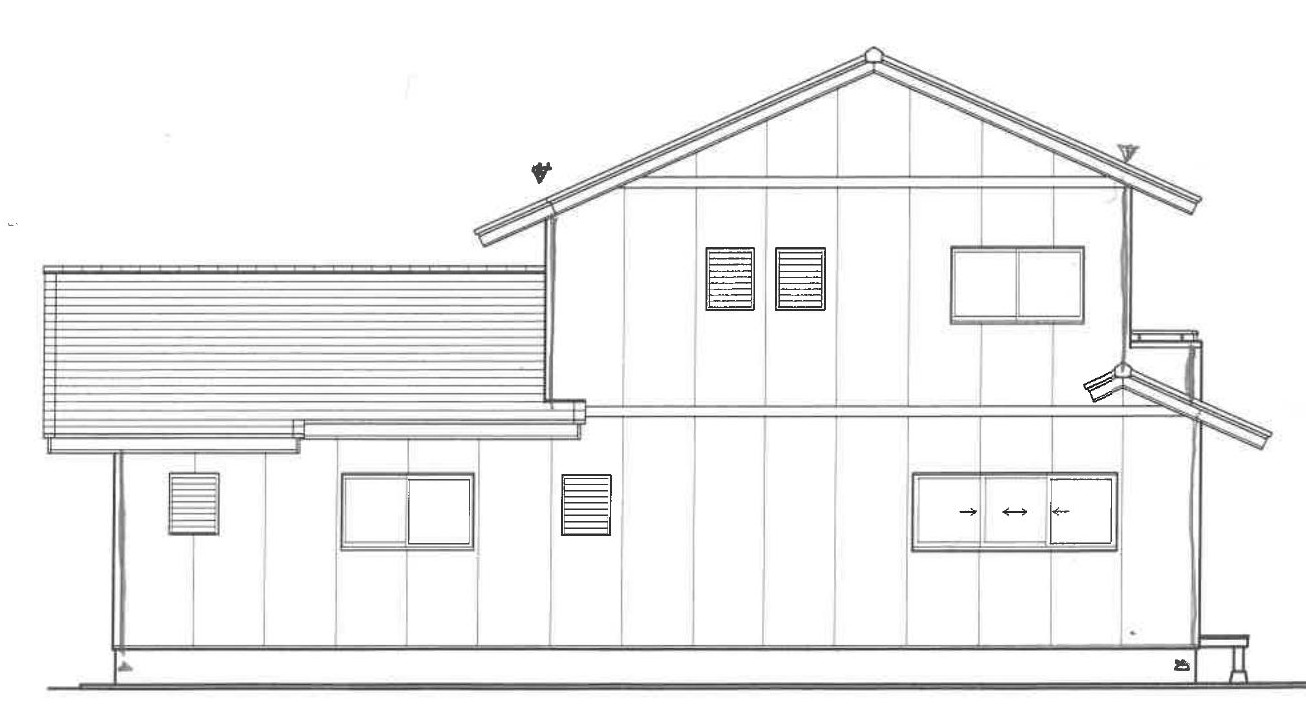
#> input picture samples/image_1.jpg, 1306 x 724 px
$ python -i geometry.py   (imports and definitions only)
#> lines starting #> are read from the running program, lines starting #| are printed output that depends on the picture; after the words box and inside, x2 and y2 are one past the last pixel; in counts of white or black regions, pixels touching at a corner belong together
from __future__ import annotations

from dataclasses import dataclass, field

import cv2
import numpy as np


@dataclass
class Region:
    label: str
    mask: np.ndarray
    score: float
    source: str
    box: tuple[int, int, int, int] | None = None


@dataclass
class Face:
    mask: np.ndarray
    label: str
    score: float
    box: tuple[int, int, int, int]


@dataclass
class PerceiveResult:
    bgr: np.ndarray
    gray: np.ndarray
    ink: np.ndarray
    envelope: np.ndarray
    eave_y: int
    floor_y: int
    foundation_y: int
    regions: list[Region] = field(default_factory=list)
    geometry: dict[str, np.ndarray] = field(default_factory=dict)
    faces: list[Face] = field(default_factory=list)
    hatch: np.ndarray | None = None


def _ensure_ink_black(gray: np.ndarray) -> np.ndarray:
    _, bw = cv2.threshold(gray, 0, 255, cv2.THRESH_BINARY + cv2.THRESH_OTSU)
    if np.mean(bw) < 127:
        bw = 255 - bw
    return bw


# [68 lines left out: functions _envelope_flood, _envelope_mass, not called in this run]
def _box(mask: np.ndarray) -> tuple[int, int, int, int] | None:
    ys, xs = np.where(mask > 0)
    if xs.size == 0:
        return None
    return int(xs.min()), int(ys.min()), int(xs.max()), int(ys.max())


def _region(label: str, mask: np.ndarray, score: float, source: str) -> Region | None:
    if mask.dtype != np.uint8:
        mask = (mask > 0).astype(np.uint8) * 255
    if int(np.count_nonzero(mask)) < 10:
        return None
    return Region(label=label, mask=mask, score=score, source=source, box=_box(mask))


def _clean_envelope(ink: np.ndarray) -> tuple[np.ndarray, int, int, int]:
    """Extract clean building envelope, strictly excluding dimension lines, text, and leader marks."""
    h, w = ink.shape
    h_lines_med = cv2.morphologyEx(ink, cv2.MORPH_OPEN, cv2.getStructuringElement(cv2.MORPH_RECT, (20, 1)))
    v_lines_med = cv2.morphologyEx(ink, cv2.MORPH_OPEN, cv2.getStructuringElement(cv2.MORPH_RECT, (1, 25)))

    # 1. Find outermost vertical wall boundaries (excluding thin dimension arrows)
    v_proj = np.sum(v_lines_med > 0, axis=0)
    v_dense = np.flatnonzero(v_proj > 25)
    if v_dense.size > 0:
        min_x = max(0, int(v_dense.min()) - 6)
        max_x = min(w, int(v_dense.max()) + 6)
    else:
        min_x, max_x = 0, w

    # 2. Find bottom ground line
    h_proj = np.sum(h_lines_med[:, min_x:max_x] > 0, axis=1)
    bottom_y_candidates = np.flatnonzero(h_proj[int(h * 0.70):] > (max_x - min_x) * 0.35)
    if bottom_y_candidates.size > 0:
        ground_y = int(h * 0.70) + int(bottom_y_candidates.max())
    else:
        ground_y = int(h * 0.92)

    # 3. Seal and flood fill building body within structural boundaries
    core_ink = ink[:ground_y + 2, min_x:max_x].copy()
    sealed = cv2.dilate(core_ink, cv2.getStructuringElement(cv2.MORPH_RECT, (9, 9)))

    pad = 2
    sh, sw = sealed.shape
    flood = np.pad(sealed, pad, mode='constant', constant_values=0)
    ff_mask = np.zeros((sh + pad*2 + 2, sw + pad*2 + 2), np.uint8)
    cv2.floodFill(flood, ff_mask, (0, 0), 128)

    env_roi = (flood[pad:-pad, pad:-pad] != 128).astype(np.uint8) * 255
    env_roi = cv2.morphologyEx(env_roi, cv2.MORPH_CLOSE, cv2.getStructuringElement(cv2.MORPH_RECT, (15, 15)))

    envelope = np.zeros((h, w), np.uint8)
    envelope[:ground_y + 2, min_x:max_x] = env_roi

    return envelope, min_x, max_x, ground_y


def _roof_from_hatch(ink: np.ndarray, envelope: np.ndarray, ground_y: int) -> tuple[np.ndarray, np.ndarray]:
    """Detect sloped roof tile surfaces with parallel hatching."""
    h, w = envelope.shape
    h_hatch = cv2.morphologyEx(ink & envelope, cv2.MORPH_OPEN, cv2.getStructuringElement(cv2.MORPH_RECT, (8, 1)))
    roof_dense = cv2.morphologyEx(h_hatch, cv2.MORPH_CLOSE, cv2.getStructuringElement(cv2.MORPH_RECT, (15, 15)))

    n_r, l_r, s_r, _ = cv2.connectedComponentsWithStats((roof_dense > 0).astype(np.uint8))
    roof = np.zeros((h, w), np.uint8)
    for i in range(1, n_r):
        area = int(s_r[i, cv2.CC_STAT_AREA])
        by = int(s_r[i, cv2.CC_STAT_TOP])
        bh = int(s_r[i, cv2.CC_STAT_HEIGHT])
        bw_ = int(s_r[i, cv2.CC_STAT_WIDTH])
        if area < 500 or bw_ < 35 or bh < 15:
            continue
        comp_mask = (l_r == i).astype(np.uint8) * 255
        h_in_comp = cv2.morphologyEx(ink & comp_mask, cv2.MORPH_OPEN, cv2.getStructuringElement(cv2.MORPH_RECT, (12, 1)))
        line_rows = np.where(np.sum(h_in_comp > 0, axis=1) > 15)[0]
        if len(line_rows) >= 5 and by < 0.65 * ground_y:
            diffs = np.diff(line_rows)
            valid_pitch = diffs[(diffs > 2) & (diffs < 24)]
            if len(valid_pitch) >= 4:
                solid = cv2.morphologyEx(comp_mask, cv2.MORPH_CLOSE, cv2.getStructuringElement(cv2.MORPH_RECT, (15, 15)))
                cnts, _ = cv2.findContours(solid, cv2.RETR_EXTERNAL, cv2.CHAIN_APPROX_SIMPLE)
                for c in cnts:
                    if cv2.contourArea(c) > 200:
                        cv2.drawContours(roof, [c], -1, 255, -1)

    roof = cv2.bitwise_and(roof, envelope)
    return roof, h_hatch


def _pipe_faces(
    ink: np.ndarray,
    envelope: np.ndarray,
    building_h: int,
) -> list[tuple[np.ndarray, float, str]]:
    """Vertical downspout / pipes running along outer walls."""
    h, w = ink.shape
    ys_e, xs_e = np.where(envelope > 0)
    min_x = int(xs_e.min()) if xs_e.size else 0
    max_x = int(xs_e.max()) if xs_e.size else w

    v_pipes = cv2.morphologyEx(ink & envelope, cv2.MORPH_OPEN, cv2.getStructuringElement(cv2.MORPH_RECT, (1, 40)))
    v_pipes = cv2.dilate(v_pipes, cv2.getStructuringElement(cv2.MORPH_RECT, (4, 1)))
    n_p, l_p, s_p, _ = cv2.connectedComponentsWithStats((v_pipes > 0).astype(np.uint8))
    pipes: list[tuple[np.ndarray, float, str]] = []
    for i in range(1, n_p):
        bx = int(s_p[i, cv2.CC_STAT_LEFT])
        by = int(s_p[i, cv2.CC_STAT_TOP])
        bh = int(s_p[i, cv2.CC_STAT_HEIGHT])
        bw = int(s_p[i, cv2.CC_STAT_WIDTH])
        # Only true outer downspouts, excluding 1px facade panel grooves
        if bh >= 60 and bw <= 16 and (bx > max_x - 140 or bx < min_x + 90):
            mask = np.zeros((h, w), np.uint8)
            cv2.rectangle(mask, (bx - 2, by), (bx + bw + 2, by + bh), 255, -1)
            mask = cv2.bitwise_and(mask, envelope)
            pipes.append((mask, 0.75, "pipe"))
    return pipes


def _opening_faces(
    ink: np.ndarray,
    envelope: np.ndarray,
    roof: np.ndarray,
) -> list[tuple[np.ndarray, float, str]]:
    """Paper holes inside walls = window/vent interiors, bounded by CAD ink."""
    h, w = ink.shape
    sealed_cad = cv2.dilate(ink & envelope, cv2.getStructuringElement(cv2.MORPH_RECT, (3, 3)))
    paper_holes = ((envelope > 0) & (sealed_cad == 0) & (roof == 0)).astype(np.uint8) * 255

    n_w, l_w, s_w, _ = cv2.connectedComponentsWithStats(paper_holes)
    env_area = max(int(np.count_nonzero(envelope)), 1)

    raw_wins = np.zeros((h, w), np.uint8)
    raw_vents = np.zeros((h, w), np.uint8)

    for i in range(1, n_w):
        area = int(s_w[i, cv2.CC_STAT_AREA])
        bx = int(s_w[i, cv2.CC_STAT_LEFT])
        by = int(s_w[i, cv2.CC_STAT_TOP])
        bw_ = int(s_w[i, cv2.CC_STAT_WIDTH])
        bh_ = int(s_w[i, cv2.CC_STAT_HEIGHT])

        if bw_ < 8 or bh_ < 8:
            continue
        aspect = bw_ / max(bh_, 1)
        rect_ratio = area / max(bw_ * bh_, 1)

        if 0.20 <= aspect <= 5.0 and rect_ratio >= 0.50:
            # Check internal ink strokes (windows have mullions/frames; blank walls do not)
            inner_ink = np.count_nonzero(ink[by:by+bh_, bx:bx+bw_])
            if 30 <= area <= 600 and max(bw_, bh_) <= 45 and 0.5 <= aspect <= 1.8:
                cv2.rectangle(raw_vents, (max(0, bx - 2), max(0, by - 2)), (min(w, bx + bw_ + 2), min(h, by + bh_ + 2)), 255, -1)
            elif 500 < area <= 0.04 * env_area and 15 <= bh_ <= 115 and 15 <= bw_ <= 260 and inner_ink > 25:
                cv2.rectangle(raw_wins, (max(0, bx - 3), max(0, by - 3)), (min(w, bx + bw_ + 3), min(h, by + bh_ + 3)), 255, -1)

    # Merge neighboring window panes into solid window units
    raw_wins = cv2.morphologyEx(raw_wins, cv2.MORPH_CLOSE, cv2.getStructuringElement(cv2.MORPH_RECT, (15, 15)))
    raw_wins = cv2.bitwise_and(raw_wins, envelope)
    raw_vents = cv2.bitwise_and(raw_vents, cv2.bitwise_not(raw_wins))
    raw_vents = cv2.bitwise_and(raw_vents, envelope)

    out: list[tuple[np.ndarray, float, str]] = []
    n_v, l_v, _, _ = cv2.connectedComponentsWithStats(raw_vents)
    for i in range(1, n_v):
        mask = (l_v == i).astype(np.uint8) * 255
        out.append((mask, 0.88, "vent"))

    n_win, l_win, _, _ = cv2.connectedComponentsWithStats(raw_wins)
    for i in range(1, n_win):
        mask = (l_win == i).astype(np.uint8) * 255
        out.append((mask, 0.85, "window"))

    return out


def perceive(bgr: np.ndarray) -> PerceiveResult:
    if bgr.ndim == 2:
        gray = bgr
        bgr = cv2.cvtColor(bgr, cv2.COLOR_GRAY2BGR)
    else:
        gray = cv2.cvtColor(bgr, cv2.COLOR_BGR2GRAY)

    paper = _ensure_ink_black(gray)
    ink = np.where(paper == 0, 255, 0).astype(np.uint8)
    h, w = ink.shape

    # 1. Clean building envelope
    envelope, min_x, max_x, ground_y = _clean_envelope(ink)

    # 2. Roof from tile hatching
    roof, hatch = _roof_from_hatch(ink, envelope, ground_y)

    # 3. Openings & Pipes
    ys, _ = np.where(envelope > 0)
    building_h = int(ys.max() - ys.min()) if ys.size else h
    openings = _opening_faces(ink, envelope, roof)
    pipes = _pipe_faces(ink, envelope, building_h)

    # 4. Foundation
    foundation = np.zeros((h, w), np.uint8)
    f_height = max(12, int(h * 0.032))
    f_top = max(0, ground_y - f_height)
    foundation[f_top:ground_y + 1, min_x:max_x] = 255
    foundation = cv2.bitwise_and(foundation, envelope)

    # Exclude windows and vents from foundation
    win_vent_all = np.zeros((h, w), np.uint8)
    for m, _, _ in openings:
        win_vent_all = cv2.bitwise_or(win_vent_all, m)
    foundation = cv2.bitwise_and(foundation, cv2.bitwise_not(win_vent_all))

    # 5. Wall Division (Floor L1 vs L2)
    pipe_all = np.zeros((h, w), np.uint8)
    for m, _, _ in pipes:
        pipe_all = cv2.bitwise_or(pipe_all, m)

    wall_space = envelope & ~roof & ~foundation & ~win_vent_all & ~pipe_all
    ys_w, _ = np.where(wall_space > 0)
    top_wall_y = int(ys_w.min()) if ys_w.size > 0 else h // 4
    bot_wall_y = int(ys_w.max()) if ys_w.size > 0 else int(ground_y)
    wall_h = max(bot_wall_y - top_wall_y, 1)

    h_lines_med = cv2.morphologyEx(ink, cv2.MORPH_OPEN, cv2.getStructuringElement(cv2.MORPH_RECT, (20, 1)))
    search_y0 = top_wall_y + int(wall_h * 0.35)
    search_y1 = top_wall_y + int(wall_h * 0.65)
    h_floor = np.sum(h_lines_med[search_y0:search_y1, min_x:max_x] > 0, axis=1)
    if h_floor.size > 0 and h_floor.max() > 0:
        floor_y = search_y0 + int(np.argmax(h_floor))
    else:
        floor_y = top_wall_y + int(wall_h * 0.50)

    yy = np.arange(h)[:, None]
    wall_l2 = np.where(wall_space & (yy < floor_y), 255, 0).astype(np.uint8)
    wall_l1 = np.where(wall_space & (yy >= floor_y), 255, 0).astype(np.uint8)

    eave_y = int(top_wall_y)
    foundation_y = int(f_top)

    geometry = {
        "roof": roof,
        "wall_l1": wall_l1,
        "wall_l2": wall_l2,
        "foundation": foundation,
    }

    regions: list[Region] = []
    faces: list[Face] = []
    for mask, score, kind in openings + pipes:
        r = _region(kind, mask, score, "geometry")
        if r and r.box:
            regions.append(r)
            faces.append(Face(mask=mask, label=kind, score=score, box=r.box))

    return PerceiveResult(
        bgr=bgr,
        gray=gray,
        ink=ink,
        envelope=envelope,
        eave_y=int(eave_y),
        floor_y=int(floor_y),
        foundation_y=int(foundation_y),
        regions=regions,
        geometry=geometry,
        faces=faces,
        hatch=hatch,
    )

>>> import cv2
>>> picture = cv2.imread('../../samples/image_1.jpg')
#> picture is the input picture: shape (724, 1306, 3); min 3, max 255, mean 242.2
>>> result = perceive(picture)
#> in _clean_envelope, `v_proj = np.sum(v_lines_med > 0, axis=0)`: v_proj = 1306 values, max 294 at index 1200, min 0 at index 0, mean 10.46
#> in _clean_envelope, `v_dense = np.flatnonzero(v_proj > 25)`: v_dense = 145 values from 43 to 1244
#> in _clean_envelope, `min_x = max(0, int(v_dense.min()) - 6)`: min_x = 37
#> in _clean_envelope, `max_x = min(w, int(v_dense.max()) + 6)`: max_x = 1250
#> in _clean_envelope, `h_proj = np.sum(h_lines_med[:, min_x:max_x] > 0, axis=1)`: h_proj = 724 values, max 1202 at index 687, min 0 at index 0, mean 73.74
#> in _clean_envelope, `bottom_y_candidates = np.flatnonzero(h_proj[int(h * 0.70):] > (max_x -..`: bottom_y_candidates = [139, 140, 141, 142, 143, 144, 176, 177, 178, 179, 180, 181, 182, 183]
#> in _clean_envelope, `ground_y = int(h * 0.70) + int(bottom_y_candidates.max())`: ground_y = 689
#> in _clean_envelope, `envelope[:ground_y + 2, min_x:max_x] = env_roi`:
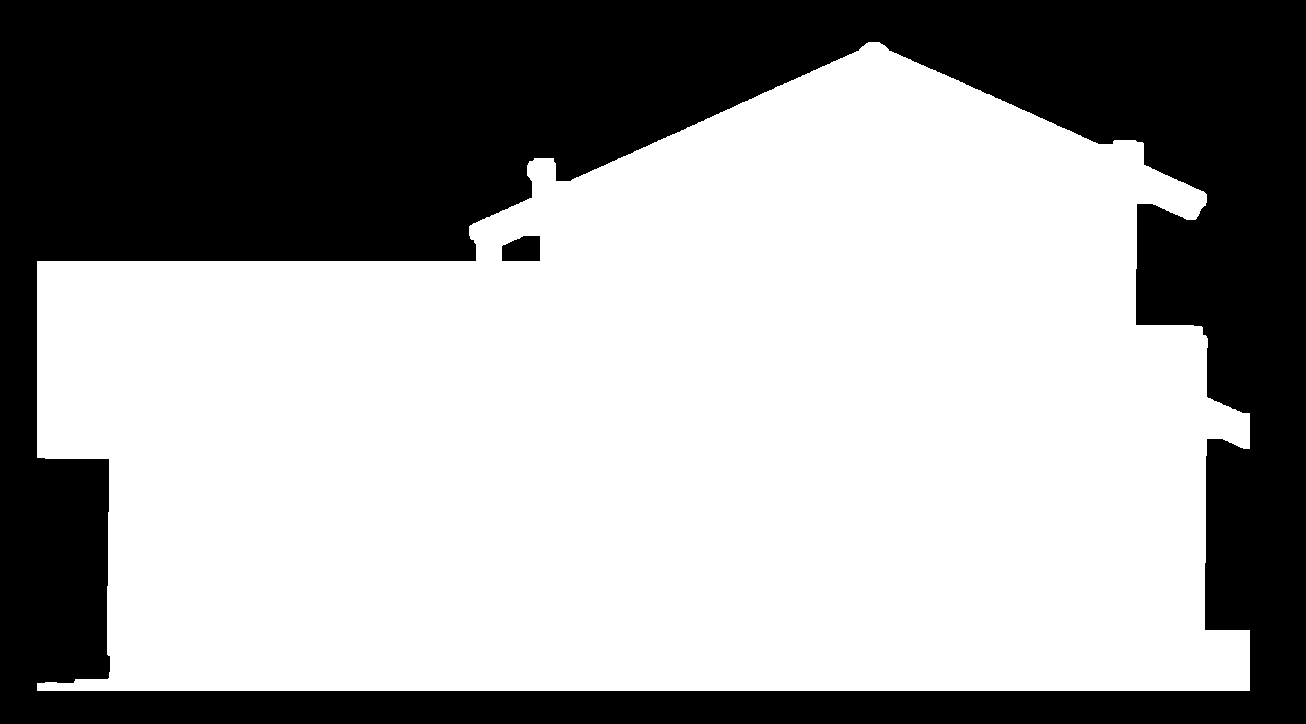
#> envelope: shape (724, 1306); 61.6% white; 2 black regions, box (x1, y1, x2, y2) and area: (0, 0, 1306, 724) 362081, (502, 236, 540, 261) 836
#> in perceive, `envelope, min_x, max_x, ground_y = _clean_envelope(ink)`: min_x = 37; max_x = 1250; ground_y = 689
#> in _roof_from_hatch, `n_r, l_r, s_r, _ = cv2.connectedComponentsWithStats((roof_dense > 0).a..`: n_r = 20; s_r = 20 rows, first 6: [0, 0, 1306, 724, 780913], [475, 48, 728, 198, 20749], [532, 166, 21, 13, 189], [951, 245, 135, 8, 1046], [706, 247, 50, 64, 2886], [776, 247, 51, 64, 2909]
#> the loop in _roof_from_hatch, `for i in range(1, n_r):` made 19 passes
#> (area, by, bh, bw_, valid_pitch) on passes 4 to 5: (2886, 247, 64, 50, [3, 5, 6, 6, 6, 5, 5, 5, 5, 5]), (2909, 247, 64, 51, [3, 5, 5, 6, 6, 6, 6, 6, 5, 5])
#> in perceive, `building_h = int(ys.max() - ys.min()) if ys.size else h`: building_h = 648
#> in _opening_faces, `n_w, l_w, s_w, _ = cv2.connectedComponentsWithStats(paper_holes)`:
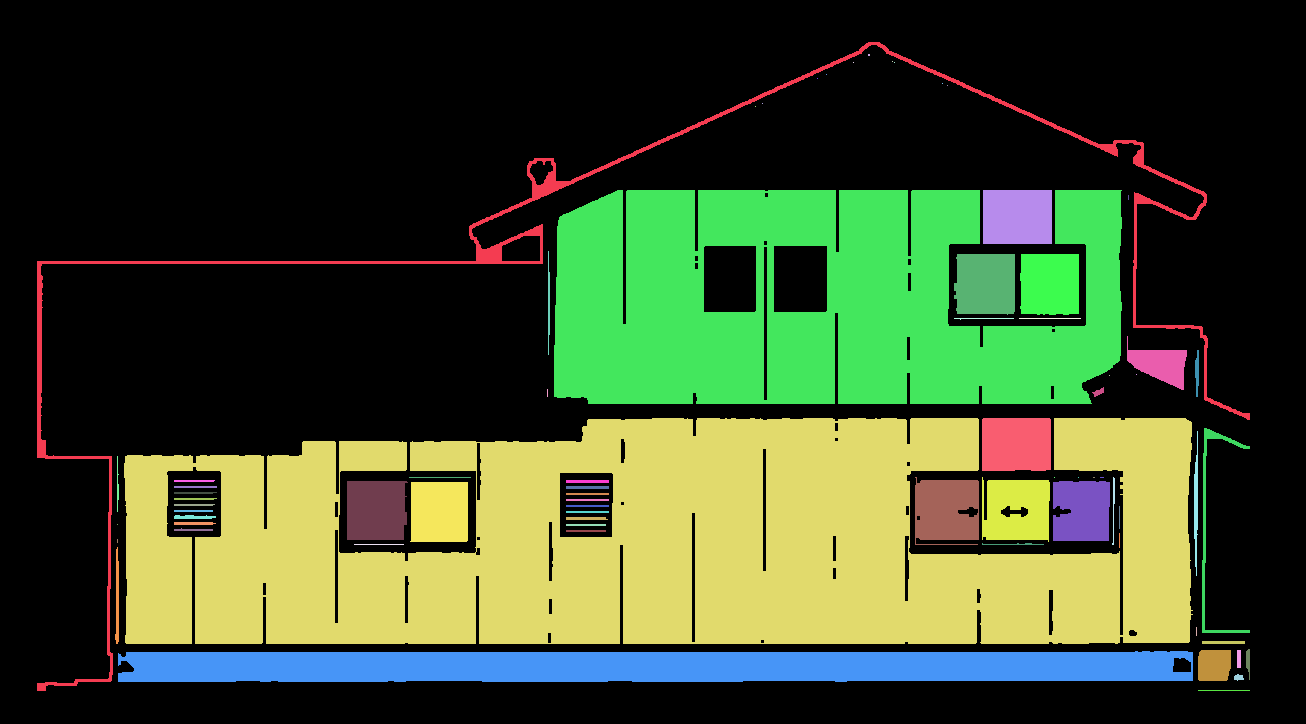
#> l_w: shape (724, 1306) int32; 75 distinct labels, from 0 to 74; one colour per label, 0 black
#> in _opening_faces, `n_w, l_w, s_w, _ = cv2.connectedComponentsWithStats(paper_holes)`: n_w = 75; s_w = 75 rows, first 6: [0, 0, 1306, 724, 587744], [37, 42, 1213, 649, 9971], [868, 54, 2, 2, 4], [892, 61, 1, 1, 1], [853, 62, 1, 1, 1], [894, 62, 1, 1, 1]
#> in _opening_faces, `env_area = max(int(np.count_nonzero(envelope)), 1)`: env_area = 582627
#> the loop in _opening_faces, `for i in range(1, n_w):` made 74 passes
#> (area, bx, by, bw_, bh_, aspect, rect_ratio, inner_ink) on passes 12, 13, 16, 17: (94350, 554, 190, 568, 214, 2.65, 0.776, 7249), (3726, 983, 190, 69, 54, 1.28, 1, 0), (3524, 954, 254, 61, 61, 1, 0.947, 78), (3509, 1020, 254, 59, 61, 0.967, 0.975, 0)
#> in _opening_faces, `n_v, l_v, _, _ = cv2.connectedComponentsWithStats(raw_vents)`: n_v = 1
#> after the loop in _opening_faces, `for i in range(1, n_v):`: out = []
#> in _opening_faces, `n_win, l_win, _, _ = cv2.connectedComponentsWithStats(raw_wins)`: n_win = 4
#> after the loop in _opening_faces, `for i in range(1, n_win):`: out = 3 items
#> in _pipe_faces, `min_x = int(xs_e.min()) if xs_e.size else 0`: min_x = 37
#> in _pipe_faces, `max_x = int(xs_e.max()) if xs_e.size else w`: max_x = 1249
#> in _pipe_faces, `n_p, l_p, s_p, _ = cv2.connectedComponentsWithStats((v_pipes > 0).asty..`: n_p = 50; s_p = 50 rows, first 6: [0, 0, 1306, 724, 915798], [836, 86, 4, 94, 376], [623, 182, 4, 142, 568], [1120, 182, 15, 192, 2361], [695, 187, 4, 64, 256], [836, 187, 4, 65, 260]
#> the loop in _pipe_faces, `for i in range(1, n_p):` made 49 passes
#> (bx, by, bh, bw) on passes 1 to 4: (836, 86, 94, 4), (623, 182, 142, 4), (1120, 182, 192, 15), (695, 187, 64, 4)
#> after the loop in _pipe_faces, `for i in range(1, n_p):`: pipes = 7 items
#> in perceive, `f_top = max(0, ground_y - f_height)`: f_top = 666
#> the loop in perceive, `for m, _, _ in openings:` made 3 passes
#> the loop in perceive, `for m, _, _ in pipes:` made 7 passes
#> in perceive, `top_wall_y = int(ys_w.min()) if ys_w.size > 0 else h // 4`: top_wall_y = 42
#> in perceive, `bot_wall_y = int(ys_w.max()) if ys_w.size > 0 else int(ground_y)`: bot_wall_y = 690
#> in perceive, `wall_h = max(bot_wall_y - top_wall_y, 1)`: wall_h = 648
#> in perceive, `search_y0 = top_wall_y + int(wall_h * 0.35)`: search_y0 = 268
#> in perceive, `search_y1 = top_wall_y + int(wall_h * 0.65)`: search_y1 = 463
#> in perceive, `h_floor = np.sum(h_lines_med[search_y0:search_y1, min_x:max_x] > 0, ax..`: h_floor = 195 values, max 640 at index 53, min 0 at index 0, mean 129.6
#> in perceive, `floor_y = search_y0 + int(np.argmax(h_floor))`: floor_y = 321
#> in perceive, `wall_l1 = np.where(wall_space & (yy >= floor_y), 255, 0).astype(np.uin..`:
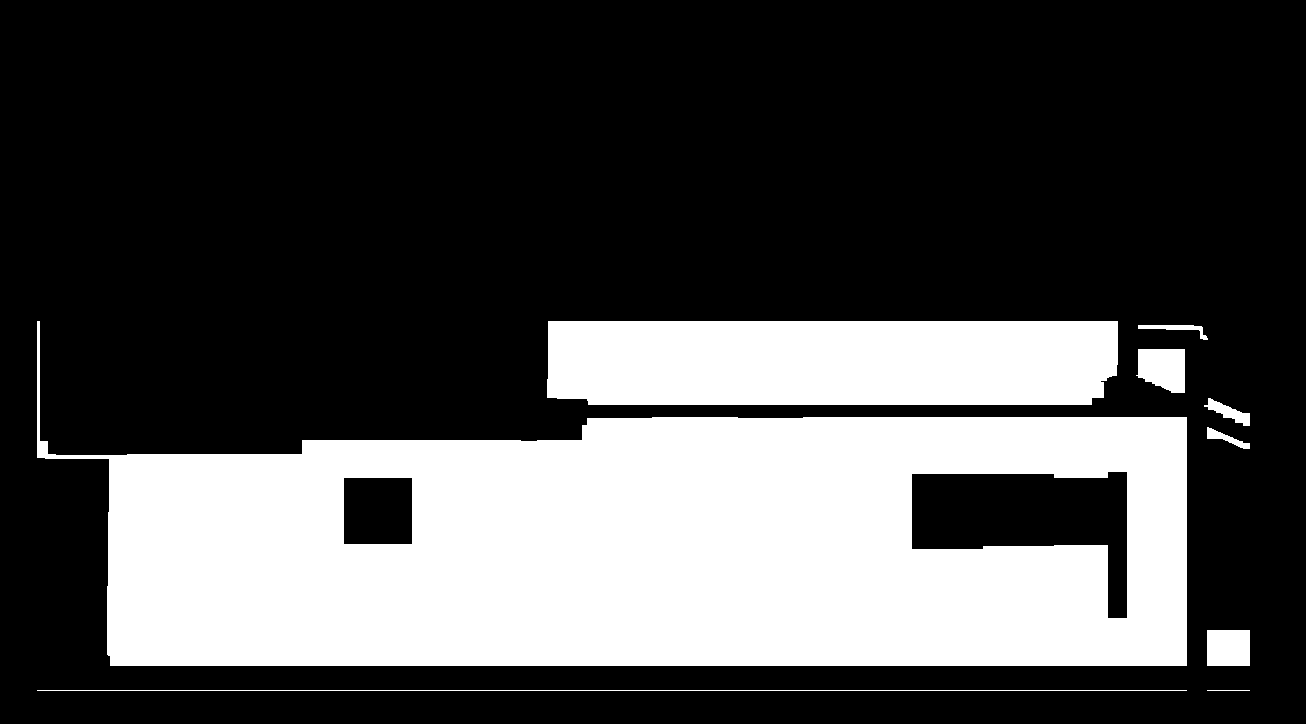
#> wall_l1: shape (724, 1306); 30.4% white; 9 white regions, largest, box (x1, y1, x2, y2) and area: (37, 321, 1187, 666) 234325, (547, 321, 1118, 405) 47170, (1136, 349, 1185, 393) 1784
#> in perceive, `eave_y = int(top_wall_y)`: eave_y = 42
#> in perceive, `foundation_y = int(f_top)`: foundation_y = 666
#> the loop in perceive, `for mask, score, kind in openings + pipes:` made 10 passes
#> (score, kind) on passes 1 to 4: (0.85, 'window'), (0.85, 'window'), (0.85, 'window'), (0.75, 'pipe')
#> after the loop in perceive, `for mask, score, kind in openings + pipes:`: faces = 10 items
